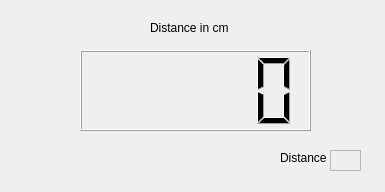
<?xml version="1.0" encoding="UTF-8"?>
<ui version="4.0">
 <class>MainWindow</class>
 <widget class="QMainWindow" name="MainWindow">
  <property name="geometry">
   <rect>
    <x>0</x>
    <y>0</y>
    <width>385</width>
    <height>192</height>
   </rect>
  </property>
  <property name="windowTitle">
   <string>MainWindow</string>
  </property>
  <widget class="QWidget" name="centralwidget">
   <widget class="QLCDNumber" name="sonarReading">
    <property name="geometry">
     <rect>
      <x>80</x>
      <y>50</y>
      <width>231</width>
      <height>81</height>
     </rect>
    </property>
   </widget>
   <widget class="QFrame" name="frameColor">
    <property name="geometry">
     <rect>
      <x>330</x>
      <y>150</y>
      <width>31</width>
      <height>21</height>
     </rect>
    </property>
    <property name="frameShape">
     <enum>QFrame::Shape::StyledPanel</enum>
    </property>
    <property name="frameShadow">
     <enum>QFrame::Shadow::Raised</enum>
    </property>
   </widget>
   <widget class="QLabel" name="distance">
    <property name="geometry">
     <rect>
      <x>280</x>
      <y>150</y>
      <width>49</width>
      <height>16</height>
     </rect>
    </property>
    <property name="text">
     <string>Distance</string>
    </property>
   </widget>
   <widget class="QLabel" name="label">
    <property name="geometry">
     <rect>
      <x>150</x>
      <y>20</y>
      <width>81</width>
      <height>16</height>
     </rect>
    </property>
    <property name="text">
     <string>Distance in cm</string>
    </property>
   </widget>
  </widget>
 </widget>
 <resources/>
 <connections/>
</ui>
